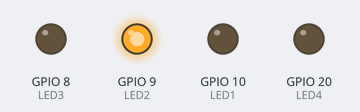
Recording of a program running on a simulated Seeed XIAO ESP32-C3. Parts: output pins drawn as LEDs (lit = HIGH).

Above: at 0.96 s.
At 7.25 s:
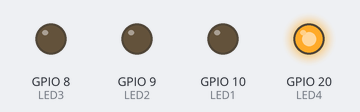
At 9.61 s:
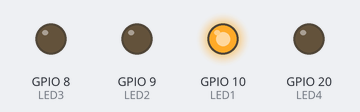
At 19.8 s:
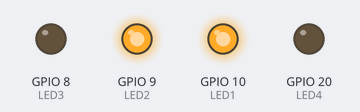
At 31.53 s:
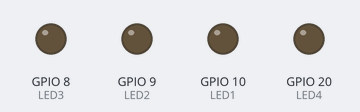
At 39.34 s:
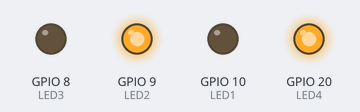
Timing chart, 0 to 40.0 s (numbered marks = the images above):
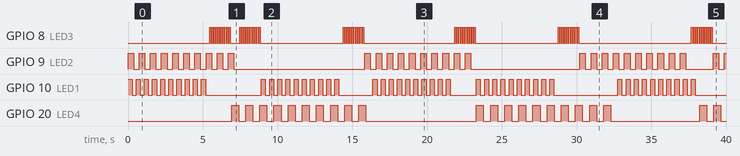

The program:

main.cpp
```cpp
/*
        _          _ ______ _____ _____
       (_)        | |  ____|  __ \_   _|
  _ __  ___  _____| | |__  | |  | || |
 | '_ \| \ \/ / _ \ |  __| | |  | || |
 | |_) | |>  <  __/ | |____| |__| || |_
 | .__/|_/_/\_\___|_|______|_____/_____|
 | |
 |_|

https://links.pixeledi.eu
FreeRTOS Semaphores | 01.2025
*/
#include <Arduino.h>
const int LED1 = D10;
const int LED2 = D9;
const int LED3 = D8;
const int LED4 = D7;
SemaphoreHandle_t countingSem;

void blink1(void *parameter) {
  pinMode(LED1, OUTPUT);
  while (1) {
    xSemaphoreTake(countingSem, portMAX_DELAY);
    for (int i = 0; i < 10; i++) {
      digitalWrite(LED1, HIGH);
      vTaskDelay(pdMS_TO_TICKS(273));
      digitalWrite(LED1, LOW);
      vTaskDelay(pdMS_TO_TICKS(273));
    }
    xSemaphoreGive(countingSem);
    vTaskDelay(pdMS_TO_TICKS(200));
  }
}
void blink2(void *parameter) {
  pinMode(LED2, OUTPUT);
  while (1) {
    xSemaphoreTake(countingSem, portMAX_DELAY);
    for (int i = 0; i < 10; i++) {
      digitalWrite(LED2, HIGH);
      vTaskDelay(pdMS_TO_TICKS(373));
      digitalWrite(LED2, LOW);
      vTaskDelay(pdMS_TO_TICKS(373));
    }
    xSemaphoreGive(countingSem);
    vTaskDelay(pdMS_TO_TICKS(200));
  }
}

void blink3(void *parameter) {
  pinMode(LED3, OUTPUT);
  while (1) {
    xSemaphoreTake(countingSem, portMAX_DELAY);
    for (int i = 0; i < 10; i++) {
      digitalWrite(LED3, HIGH);
      vTaskDelay(pdMS_TO_TICKS(73));
      digitalWrite(LED3, LOW);
      vTaskDelay(pdMS_TO_TICKS(73));
    }
    xSemaphoreGive(countingSem);
    vTaskDelay(pdMS_TO_TICKS(200));
  }
}
void blink4(void *parameter) {
  pinMode(LED4, OUTPUT);
  while (1) {
    xSemaphoreTake(countingSem, portMAX_DELAY);
    for (int i = 0; i < 10; i++) {
      digitalWrite(LED4, HIGH);
      vTaskDelay(pdMS_TO_TICKS(473));
      digitalWrite(LED4, LOW);
      vTaskDelay(pdMS_TO_TICKS(473));
    }
    xSemaphoreGive(countingSem);
    vTaskDelay(pdMS_TO_TICKS(200));
  }
}
void setup() {
  countingSem = xSemaphoreCreateCounting(2, 2);
  xTaskCreate(blink1, "Blink 1", 2048, NULL, 1, NULL);
  xTaskCreate(blink2, "Blink 2", 2048, NULL, 1, NULL);
  xTaskCreate(blink3, "Blink 3", 2048, NULL, 1, NULL);
  xTaskCreate(blink4, "Blink 4", 2048, NULL, 1, NULL);
}

void loop() {}
```

Measured:
- by itself, GPIO 9 (LED2): LOW → HIGH at 0.00 s, → LOW 0.37 s later, → HIGH 0.37 s later, → LOW 0.37 s later, … (63 changes in this stretch)
- by itself, GPIO 10 (LED1): LOW → HIGH at 0.00 s, → LOW 0.27 s later, → HIGH 0.27 s later, → LOW 0.27 s later, … (100 changes in this stretch)
- by itself, GPIO 20 (LED4): LOW → HIGH at 6.9 s, → LOW 0.47 s later, → HIGH 0.47 s later, → LOW 0.47 s later, … (44 changes in this stretch)
